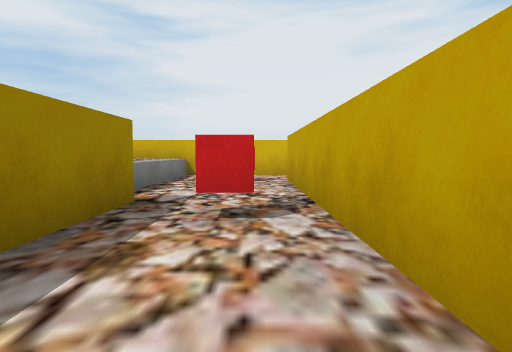
[1] (above)

16 first-person views from a walk through a 3-D level made in the Unity game engine. The camera is 0.58 m above the floor, tilts 4° down and sees 80° across. The floor is counted in squares, 1 m on a side. Each view is taken from the middle of a square. On the plan, view 1 faces up. The plan holds only what a view shows up to about 9 squares ahead; the rest is blank. The place goes on beyond the plan. The player is left out. Some surface patterns are stand-ins.

[2]
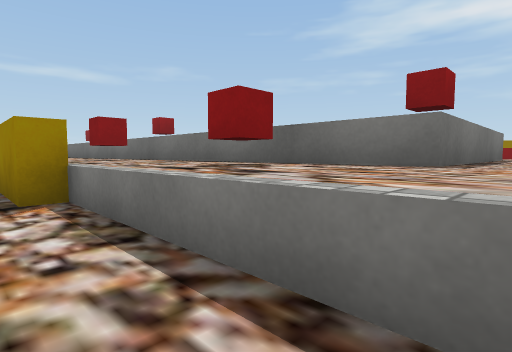

[3]
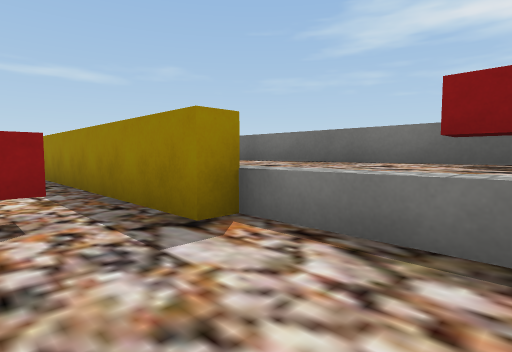

[4]
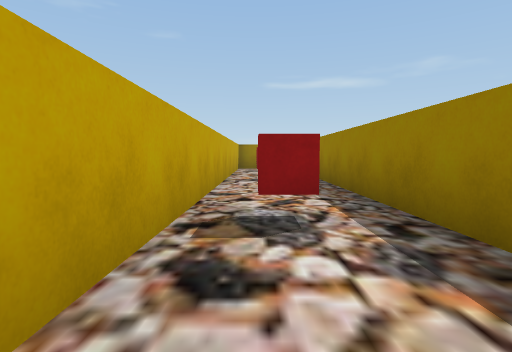

[5]
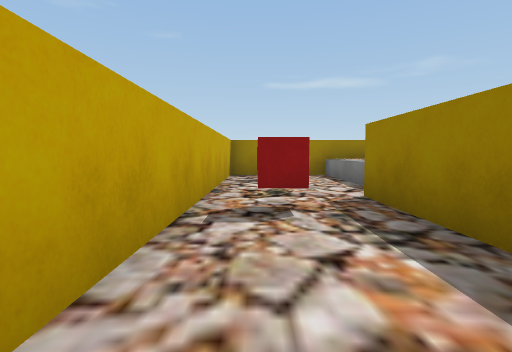

[6]
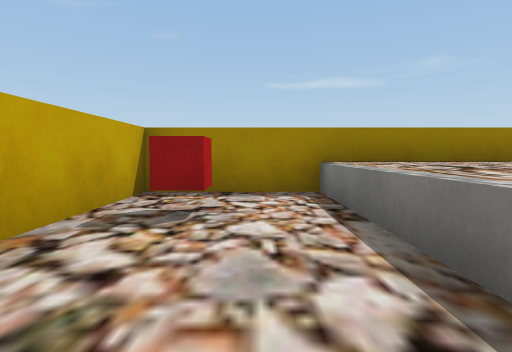

[7]
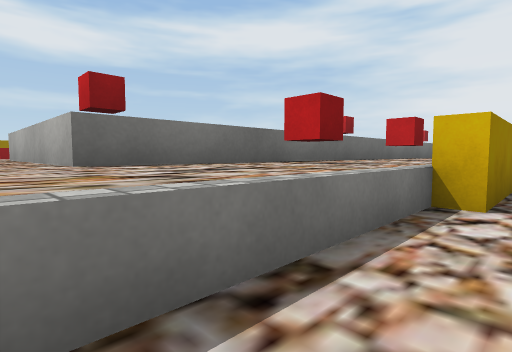

[8]
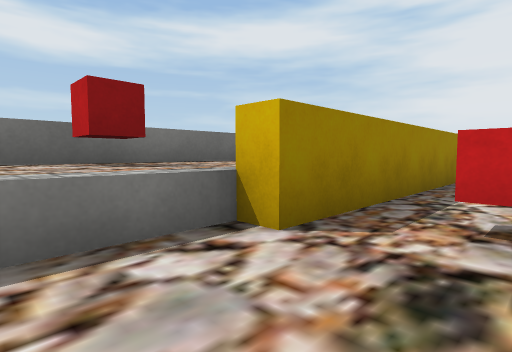

[9]
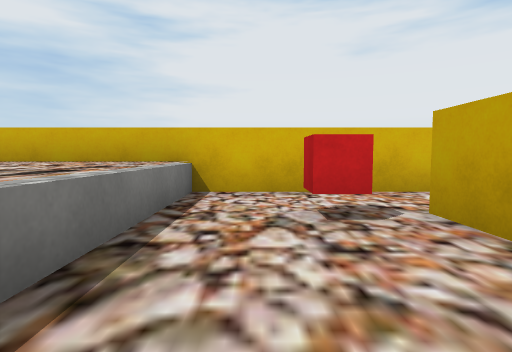

[10]
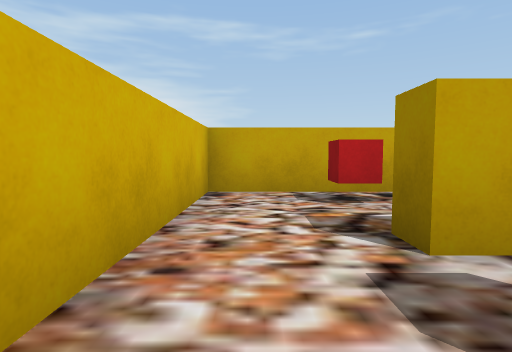

[11]
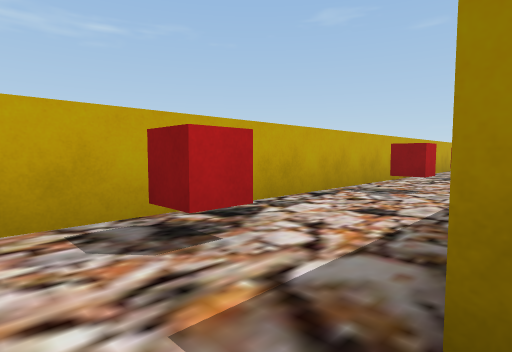

[12]
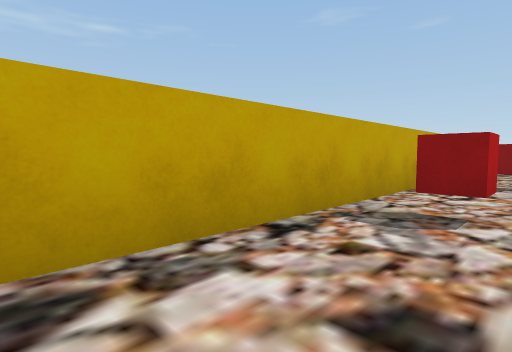

[13]
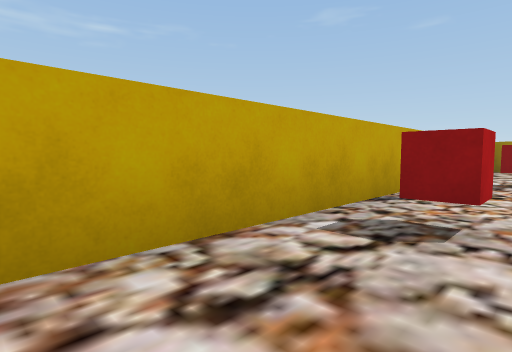

[14]
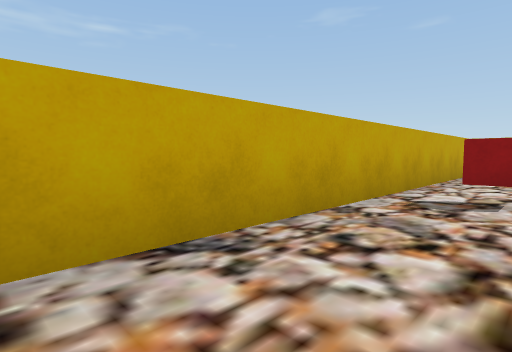

[15]
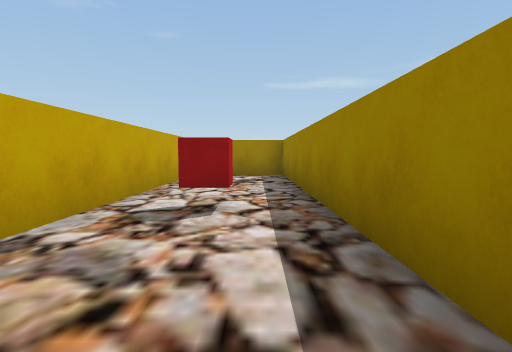

[16]
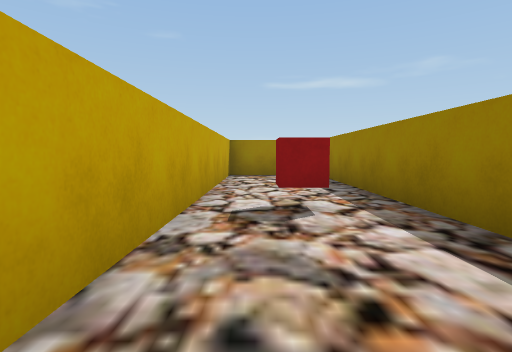

### Floor plan
Key: @ floor where view 1 was taken; # wall or solid block; . floor; ^ raised ledge; C red cube.
Columns run from 4 left of view 1 to 4 right of it. Each row starts with its distance up from view 1.
  9 #########
  8 ^^^.....#
  7 ^^^.C..C#
  6 #C^..#..#
  5 #C^..#..#
  4 #^^..#..#
  3 #^#.C#.C#
  2 ###..#..#
  1 #^#..#..#
  0 #^#.@#..#
 -1 # #.C#.C#
 -2 #^#..#..#
 -3 #^#..#..#
 -4 ###..#..#
 -5 #^#.C#.C#
 -6 #^#..#..#
 -7 #C^..#..#
 -8 #^^..#..#
 -9 ^^^.C#..#
-10 ^^^..#..#
-11 #########

Where each view was taken, in squares from view 1:
view 1: 0 up, 0 right, facing up
view 2: 8 up, 1 left, facing down-left
view 3: 6 up, 0 right, facing down-left
view 4: 2 up, 0 right, facing down
view 5: 2 down, 0 right, facing down
view 6: 6 down, 1 left, facing down
view 7: 10 down, 1 left, facing up-left
view 8: 8 down, 0 right, facing up-left
view 9: 4 up, 1 left, facing up
view 10: 8 up, 1 left, facing right
view 11: 8 up, 1 right, facing down-right
view 12: 6 up, 2 right, facing down-right
view 13: 2 up, 2 right, facing down-right
view 14: 1 down, 2 right, facing down-right
view 15: 2 down, 2 right, facing down
view 16: 2 down, 3 right, facing down
